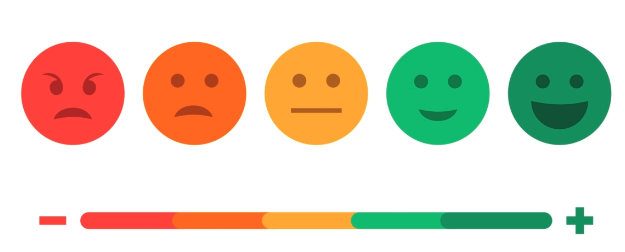
#> input picture Lab 5/mood_scales.png, 625 x 252 px
$ python greeting_interaction_facedetect.py mood_scales.png
#> lines starting #> are read from the running program, lines starting #| are printed output that depends on the picture
'''
Based on https://opencv-python-tutroals.readthedocs.io/en/latest/py_tutorials/py_objdetect/py_face_detection/py_face_detection.html#face-detection

Look here for more cascades: https://github.com/parulnith/Face-Detection-in-Python-using-OpenCV/tree/master/data/haarcascades


Edited by David Goedicke
'''


import numpy as np
import cv2
import sys
import cvzone

face_cascade = cv2.CascadeClassifier('haarcascade_frontalface_default.xml')
eye_cascade = cv2.CascadeClassifier('haarcascade_eye.xml')


img=None
webCam = False
if(len(sys.argv)>1):
   try:
      print("I'll try to read your image");
      img = cv2.imread(sys.argv[1])
#> img is the input picture: shape (252, 625, 3); mean B, G, R 195, 214.2, 223.2
      if img is None:
         print("Failed to load image file:", sys.argv[1])
   except:
      print("Failed to load the image are you sure that:", sys.argv[1],"is a path to an image?")
else:
   try:
      print("Trying to open the Webcam.")
      cap = cv2.VideoCapture(0)
      if cap is None or not cap.isOpened():
         raise("No camera")
      webCam = True
   except:
      img = cv2.imread("../data/test.jpg")
      print("Using default image.")


while(True):
   if webCam:
      ret, img = cap.read()

   gray = cv2.cvtColor(img, cv2.COLOR_BGR2GRAY)
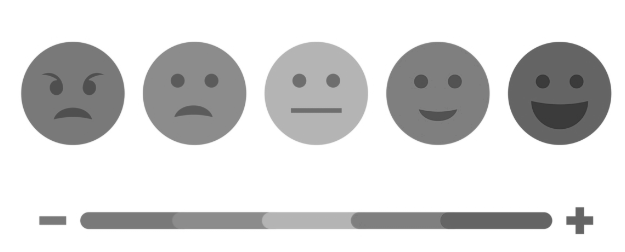
#> gray: shape (252, 625); min 55, max 255, mean 214.8

   faces = face_cascade.detectMultiScale(gray, 1.3, 5)
#> faces = ()
   for (x,y,w,h) in faces:
       img = cv2.rectangle(img,(x,y),(x+w,y+h),(255,0,0),2)
       roi_gray = gray[y:y+h, x:x+w]
       roi_color = img[y:y+h, x:x+w]
       eyes = eye_cascade.detectMultiScale(roi_gray)
       for (ex,ey,ew,eh) in eyes:
           cv2.rectangle(roi_color,(ex,ey),(ex+ew,ey+eh),(0,255,0),2)

           #if detected, show greeting text & image
           mood = cv2.imread("/home/pi/Interactive-Lab-Hub/Lab 5/mood_scales.png", cv2.IMREAD_UNCHANGED)
           mood = cv2.resize(mood, (0,0), None, 0.5, 0.5)

           hf, wf, cf = mood.shape
           hb, wb, cb = img.shape

           imgResult = cvzone.overlayPNG(img, mood, [0, hb-hf])
           cv2.imshow("Image", imgResult)
           cv2.waitKey(30)

           # font for text overlay
           font = cv2.FONT_HERSHEY_SIMPLEX
           org = (50, 50)
           fontScale = 1
           color = (251, 206, 177)#(255, 0, 0) #blue
           thickness = 4

           # Using cv2.putText() method
           cv2.putText(img, "What's the mood today!",
                        org, font, fontScale, color, thickness)

   if webCam:
      cv2.imshow('face-detection (press q to quit.)',img)
      if cv2.waitKey(1) & 0xFF == ord('q'):
         cap.release()
         break
   else:
      break

cv2.imwrite('faces_detected.jpg',img)
cv2.destroyAllWindows()
